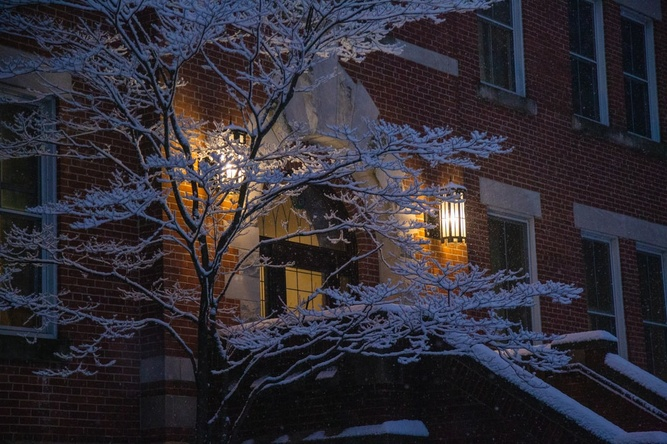
#> input picture rgb_to_grayscale/original/2lT6v3AxgiU.jpg, 667 x 444 px, shrunk from 1080 x 720 before the run; its folder holds 4 pictures in this run
$ jupyter execute rgb2grayscale.ipynb
#> lines starting #> are read from the running program, lines starting #| are printed output that depends on the picture
[cell 1]
import os
from skimage.io import imsave,imread,imshow
from skimage.color import rgb2gray

[cell 2]
os.listdir()

[cell 3]
orig_dir = 'original'
files = [f for f in os.listdir(orig_dir) ]

[cell 4]
len(files)

[cell 5]
for image in files:
    print(image)
    original_image = imread(os.path.join(orig_dir,image))
#> original_image is the input picture: shape (444, 667, 3); mean R, G, B 48.7, 45.1, 53.5
    grayscale_image = rgb2gray(original_image)
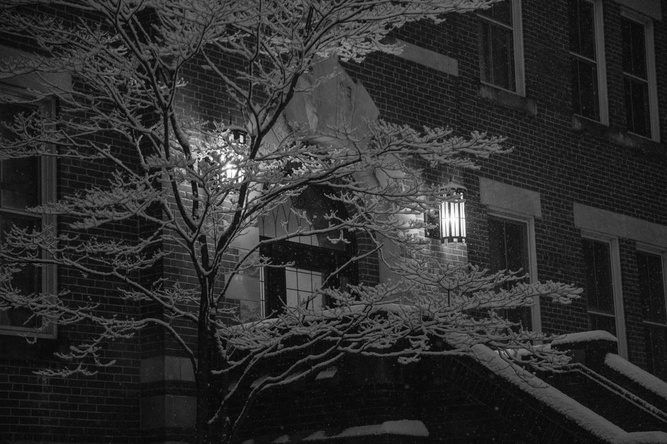
#> grayscale_image: shape (444, 667) float64; min 0.00254, max 1, mean 0.182
    imshow(grayscale_image)
    imsave(str('grayscale/'+image),grayscale_image)
#> pass 2 of the loop `for image in files:`:
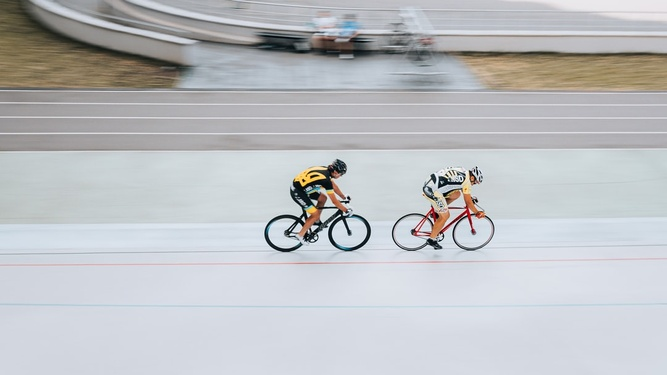
#> input picture rgb_to_grayscale/original/4dUl5wD7toI.jpg, 667 x 375 px, shrunk from 1080 x 608 before the run
#> original_image is the input picture: shape (375, 667, 3); mean R, G, B 189.4, 191.7, 194.8
#> `grayscale_image = rgb2gray(original_image)`:
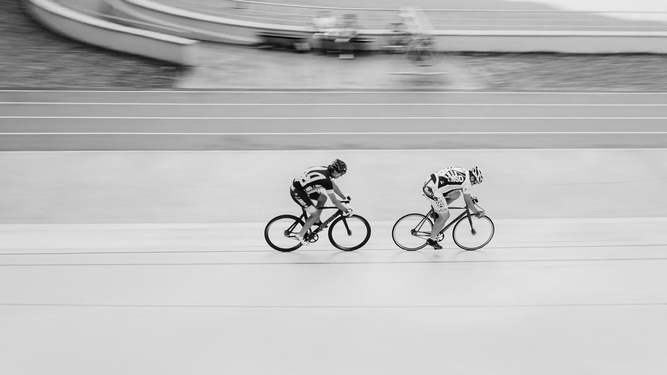
#> grayscale_image: shape (375, 667) float64; min 0.0014, max 0.999, mean 0.751
#> pass 3 of the loop `for image in files:`:
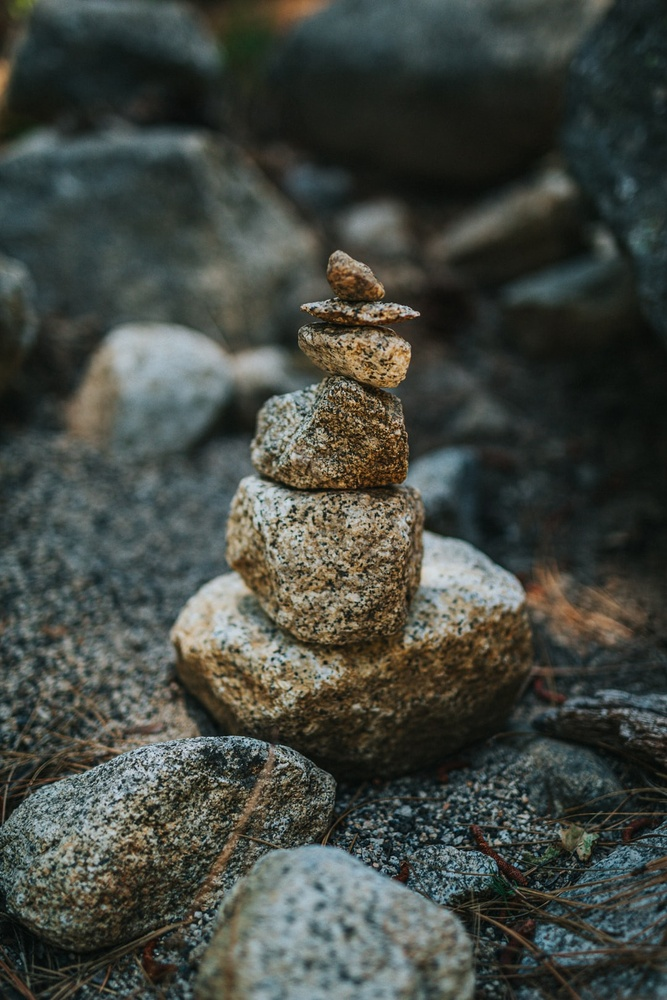
#> input picture rgb_to_grayscale/original/5xpjTJo6qnw.jpg, 667 x 1000 px, shrunk from 1080 x 1620 before the run
#> original_image is the input picture: shape (1000, 667, 3); mean R, G, B 66.6, 71.3, 64.8
#> `grayscale_image = rgb2gray(original_image)`:
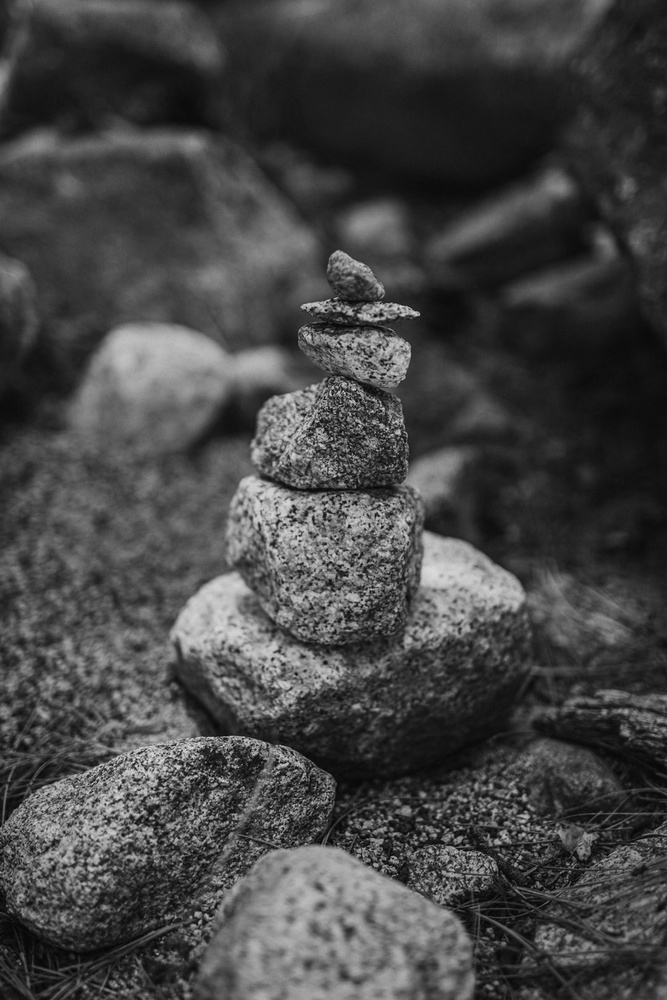
#> grayscale_image: shape (1000, 667) float64; min 0.00281, max 0.887, mean 0.274
#> the loop made 4 passes; the first 3 are shown
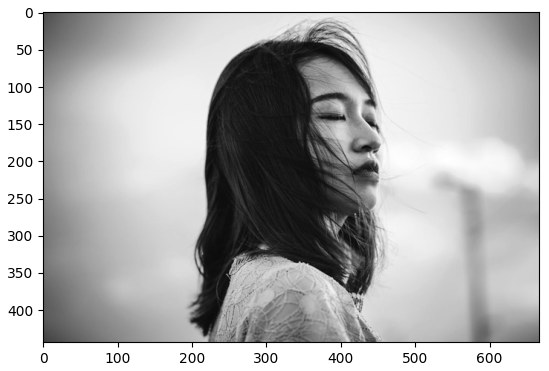
#> figure drawn by matplotlib, 1 panel
